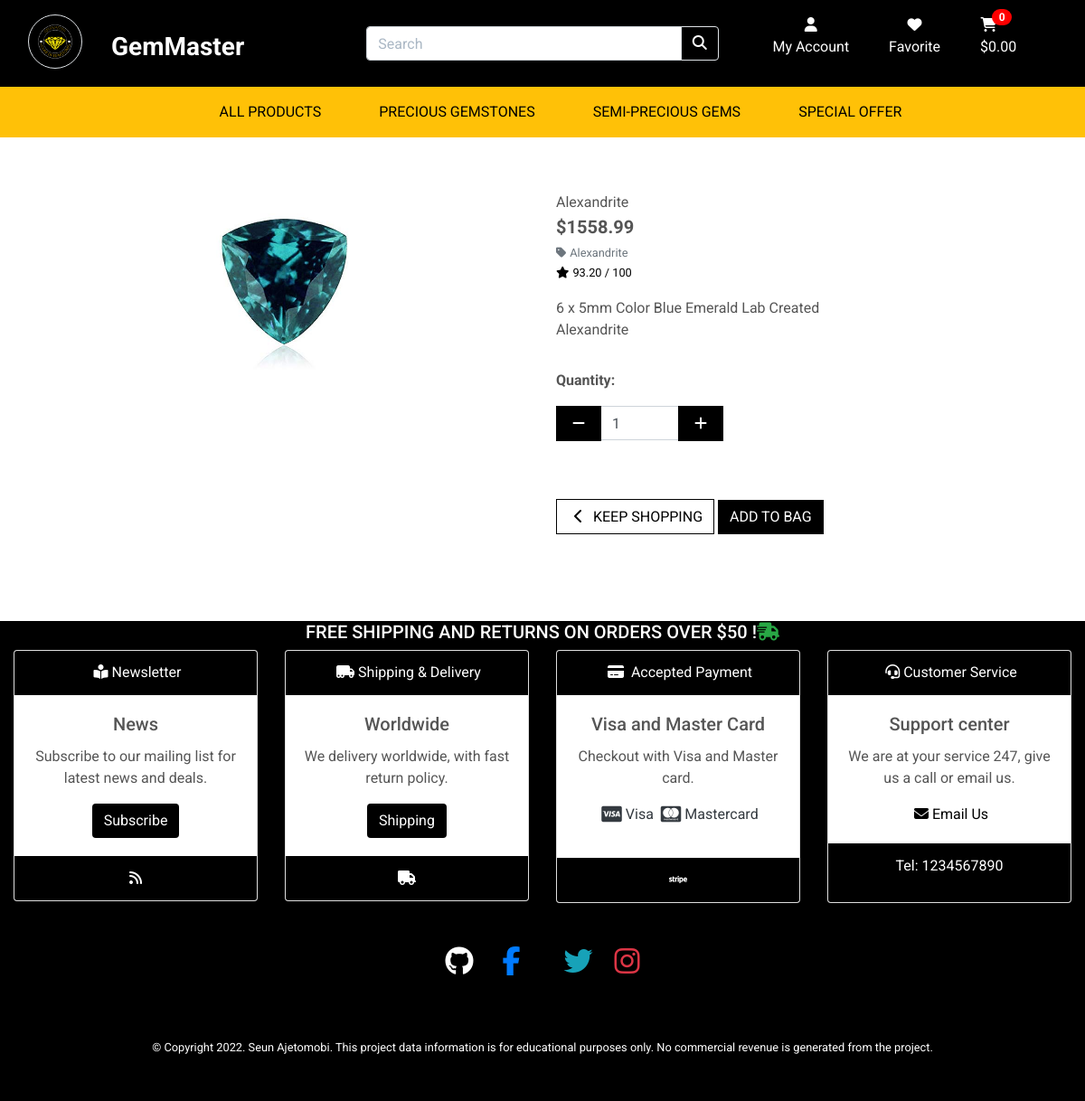
Screenshot of /products/2/ with the database file from the repository.
### products/models.py (models this page shows, shortened)
class Product(models.Model):
    category = models.ForeignKey('Category', null=True, blank=True, on_delete=models.SET_NULL)
    sku = models.CharField(max_length=254, null=True, blank=True)
    name = models.CharField(max_length=254)
    description = models.TextField()
    price = models.DecimalField(max_digits=6, decimal_places=2)
    rating = models.DecimalField(max_digits=6, decimal_places=2, null=True, blank=True)
    image = models.ImageField(null=True, blank=True)

class Category(models.Model):
    class Meta:
        verbose_name_plural = 'Categories'
    name = models.CharField(max_length=254)
    friendly_name = models.CharField(max_length=254, null=True, blank=True)

### products/views.py (the view)
# urls.py: path('<int:product_id>/', views.product_detail, name='product_detail'),
def product_detail(request, product_id):
    product = get_object_or_404(Product, pk=product_id)
    context = {
        'product': product,
    }
    return render(request, 'products/product_detail.html', context)

### bag/contexts.py (called while the page is built, shortened)
def bag_contents(request):
    bag_items = []
    total = 0
    product_count = 0
    bag = request.session.get('bag', {})
    if total < settings.FREE_DELIVERY_THRESHOLD:
        delivery = total * Decimal(settings.STANDARD_DELIVERY_PERCENTAGE / 100)
        free_delivery_delta = settings.FREE_DELIVERY_THRESHOLD - total
    else:
        delivery = 0
        free_delivery_delta = 0
    grand_total = delivery + total
    context = {
        'bag_items': bag_items,
        'total': total,
        'product_count': product_count,
        'delivery': delivery,
        'free_delivery_delta': free_delivery_delta,
        'free_delivery_threshold': settings.FREE_DELIVERY_THRESHOLD,
        'grand_total': grand_total,
    }
    return context

### products/templates/products/product_detail.html (shortened to what this page needs)
{% extends "base.html" %}
{% load static %}
{% block page_header %}
    <div class="container header-container">
    </div>
{% endblock %}
{% block content %}
    <div class="overlay"></div>
    <div class="container-fluid">
        <div class="row">
            <div class="col-12 col-md-6 col-lg-4 offset-lg-2">
                <div class="image-container my-5">
                    {% if product.image %}
                        <a href="{{ product.image.url }}" target="_blank">
                            <img class="card-img-top img-fluid" src="{{ product.image.url }}" style="width:200px; height:200px;" alt="{{ product.name }}">
                        </a>
                        {% else %}
                        <a href="">
                            <img class="card-img-top img-fluid" src="{{ MEDIA_URL }}noimage.png" alt="{{ product.name }}">
                        </a>
                    {% endif %}
                </div>
            </div>
            <div class="col-12 col-md-6 col-lg-4">
                <div class="product-details-container mb-5 mt-md-5">
                    <p class="mb-0">{{ product.name }}</p>
                    <p class="lead mb-0 text-left font-weight-bold">${{ product.price }}</p>
                    {% if product.category %}
                    <p class="small mt-1 mb-0">
                        <a class="text-muted" href="{% url 'products' %}?category={{ product.category.name }}">
                            <i class="fas fa-tag mr-1"></i>{{ product.category.friendly_name }}
                        </a>
                    </p>
                    {% endif %}
                    {% if product.rating %}
                        <small class="text-black"><i class="fas fa-star mr-1"></i>{{ product.rating }} / 100</small>
                    {% else %}
                        <small class="text-muted">No Rating</small>
                    {% endif %}
                    <p class="mt-3">{{ product.description }}</p>
                    <form class="form" action="{% url 'add_to_bag' product.id %}" method="POST">
                        <div class="form-row">
                            <div class="col-12">
                                <p class="mt-3"><strong>Quantity:</strong></p>
                                <div class="form-group w-50">
                                    <div class="input-group">
                                        <div class="input-group-prepend">
                                            <button class="decrement-qty btn btn-black rounded-0"
                                                data-item_id="{{ product.id }}" id="decrement-qty_{{ product.id }}">
                                                <span class="icon">
                                                    <i class="fas fa-minus"></i>
                                                </span>
                                            </button>
                                        </div>
                                        <input class="form-control qty_input" type="number"
                                            name="quantity" value="1" min="1" max="99"
                                            data-item_id="{{ product.id }}"
                                            id="id_qty_{{ product.id }}">
                                        <div class="input-group-append">
                                            <button class="increment-qty btn btn-black rounded-0"
                                                data-item_id="{{ product.id }}" id="increment-qty_{{ product.id }}">
                                                <span class="icon">
                                                    <i class="fas fa-plus"></i>
                                                </span>
                                            </button>
                                        </div>
                                    </div>
                                </div>
                            </div>
                            <div class="col{% if s %}-12 mt-2{% endif %}">
                                <a href="{% url 'products' %}" class="btn btn-outline-black rounded-0 mt-5">
                                    <span class="icon">
                                        <i class="fas fa-chevron-left"></i>
                                    </span>
                                    <span class="text-uppercase">Keep Shopping</span>
                                </a>
                                <input type="submit" class="btn btn-black rounded-0 text-uppercase mt-5" value="Add to Bag">
                            </div>
                        </div>
                    </form>
                </div>
            </div>
        </div>
    </div>
{% endblock %}

### static/css/base.css (style rules this page uses)
html { height: 100%; }
body { background: url('/static/image/colorful_gemstones.webp') no-repeat center center fixed; background-size: cover; height: calc(100vh - 164px); color: #555; font-family: 'Roboto', sans-serif; }
.icon { align-items: center; display: inline-flex; justify-content: center; height: 1.5rem; width: 1.5rem; }
.btn-black { background: black; color: white; }
.btn-outline-black { background: white; color: black !important; border: 1px solid black; }
.text-black { color: #000 !important; }
.overlay { height: 100%; width: 100%; top: 0; left: 0; position: fixed; background: white; z-index: -1; }
@media (min-width: 1200px) { .container { max-width: 80%; } }

### static/css/responsiveness.css (style rules this page uses)
@media (min-width: 1200px) { .container { max-width: 80%; } }
@media (min-width: 992px) { .header-container { padding-top: 124px; } }
@media (min-width: 992px) { .header-container { padding-top: 164px; } }

### rows the page displays
Product: image (picture), name "Alexandrite", price "1558.99", category.friendly_name "Alexandrite", rating "93.20", description "6 x 5mm Color Blue Emerald Lab Created Alexandrite"

### other values shown
{{ product_count }} "0"
{{ free_delivery_threshold }} "50"
